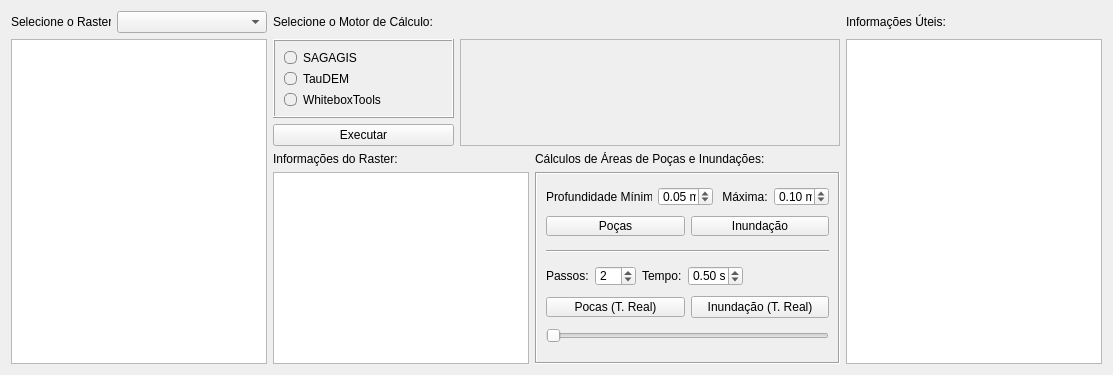
      <widget class="QWidget" name="tab">
       <attribute name="title">
        <string>REDES</string>
       </attribute>
       <layout class="QGridLayout" name="gridLayout_9">
        <item row="3" column="2">
         <widget class="QFrame" name="frame_2">
          <property name="minimumSize">
           <size>
            <width>270</width>
            <height>0</height>
           </size>
          </property>
          <property name="maximumSize">
           <size>
            <width>305</width>
            <height>16777215</height>
           </size>
          </property>
          <property name="frameShape">
           <enum>QFrame::Shape::Box</enum>
          </property>
          <property name="frameShadow">
           <enum>QFrame::Shadow::Sunken</enum>
          </property>
          <layout class="QGridLayout" name="gridLayout_4">
           <item row="0" column="0" colspan="2">
            <layout class="QGridLayout" name="gridLayout_5">
             <item row="0" column="0">
              <widget class="QLabel" name="label_5">
               <property name="maximumSize">
                <size>
                 <width>110</width>
                 <height>19</height>
                </size>
               </property>
               <property name="text">
                <string>Profundidade Mínima:</string>
               </property>
              </widget>
             </item>
             <item row="0" column="1">
              <widget class="QDoubleSpinBox" name="doubleSpinBoxMinimo">
               <property name="minimumSize">
                <size>
                 <width>0</width>
                 <height>19</height>
                </size>
               </property>
               <property name="maximumSize">
                <size>
                 <width>55</width>
                 <height>19</height>
                </size>
               </property>
               <property name="suffix">
                <string> m</string>
               </property>
               <property name="minimum">
                <double>0.000000000000000</double>
               </property>
               <property name="singleStep">
                <double>0.050000000000000</double>
               </property>
               <property name="value">
                <double>0.050000000000000</double>
               </property>
              </widget>
             </item>
             <item row="0" column="2">
              <widget class="QLabel" name="label_11">
               <property name="maximumSize">
                <size>
                 <width>105</width>
                 <height>19</height>
                </size>
               </property>
               <property name="text">
                <string> Máxima:</string>
               </property>
              </widget>
             </item>
             <item row="0" column="3">
              <widget class="QDoubleSpinBox" name="doubleSpinBoxMaximo">
               <property name="minimumSize">
                <size>
                 <width>0</width>
                 <height>19</height>
                </size>
               </property>
               <property name="maximumSize">
                <size>
                 <width>55</width>
                 <height>19</height>
                </size>
               </property>
               <property name="suffix">
                <string> m</string>
               </property>
               <property name="minimum">
                <double>0.000000000000000</double>
               </property>
               <property name="maximum">
                <double>99.989999999999995</double>
               </property>
               <property name="singleStep">
                <double>0.050000000000000</double>
               </property>
               <property name="value">
                <double>0.100000000000000</double>
               </property>
              </widget>
             </item>
            </layout>
           </item>
           <item row="1" column="0" colspan="2">
            <layout class="QGridLayout" name="gridLayout_7">
             <item row="0" column="0">
              <widget class="QPushButton" name="pushButtonPronfundidade">
               <property name="minimumSize">
                <size>
                 <width>0</width>
                 <height>20</height>
                </size>
               </property>
               <property name="maximumSize">
                <size>
                 <width>500</width>
                 <height>20</height>
                </size>
               </property>
               <property name="styleSheet">
                <string notr="true">QPushButton {
    /* Mantém o estilo original do botão */
    transition: all 0.2s ease; /* Suaviza todas as transições de estado */
}

QPushButton:hover {
    background-color: qlineargradient(spread:pad, x1:0, y1:0, x2:0, y2:1, stop:0 #80dfff, stop:1 #66c2ff); /* Gradiente suave em tons de azul malibu */
    border: 1px solid #3399ff; /* Borda azul malibu mais escura */
    border-radius: 4px; /* Cantos arredondados */
    box-shadow: 0px 4px 8px rgba(102, 194, 255, 0.8); /* Sombra azul malibu brilhante e levemente deslocada para dar profundidade */
}

QPushButton:pressed {
    background-color: qlineargradient(spread:pad, x1:0, y1:0, x2:0, y2:1, stop:0 #66c2ff, stop:1 #3399ff); /* Gradiente mais escuro para efeito pressionado */
    border: 1px solid #007acc; /* Borda azul malibu ainda mais escura */
    box-shadow: inset 0px 4px 8px rgba(102, 194, 255, 0.8); /* Sombra interna para dar a impressão de que o botão foi pressionado */
    transform: scale(0.98); /* Leve redução no tamanho para simular o pressionar */
}
</string>
               </property>
               <property name="text">
                <string>Poças</string>
               </property>
              </widget>
             </item>
             <item row="0" column="1">
              <widget class="QPushButton" name="pushButtonInundacao">
               <property name="maximumSize">
                <size>
                 <width>500</width>
                 <height>20</height>
                </size>
               </property>
               <property name="styleSheet">
                <string notr="true">/* Estado normal: mantém o estilo original definido pelo Qtdesigner */
QPushButton {
    /* Estilo original mantido */
}

/* Ao passar o mouse: aplica o efeito &quot;Windows Vista&quot; com verde, 
   onde a parte inferior apresenta um tom mais claro e iluminado */
QPushButton:hover {
    background: qlineargradient(
        spread: pad,
        x1: 0, y1: 0,
        x2: 0, y2: 1,
        stop: 0   #32cd32,   /* Parte superior: cor principal */
        stop: 0.8 #66ff66,   /* Parte intermediária */
        stop: 1   #99ff99    /* Parte inferior: tom mais claro e iluminado */
    );
    border: 1px solid #66ff66; /* Realça a borda em tom de verde intermediário */
    border-radius: 4px;         /* Garante cantos arredondados, se necessário */
    transition: all 0.2s ease;  /* Suaviza a transição do efeito */
}

/* Ao clicar: fixa o efeito com um gradiente que confere aparência &quot;pressionada&quot; */
QPushButton:pressed {
    background: qlineargradient(
        spread: pad,
        x1: 0, y1: 0,
        x2: 0, y2: 1,
        stop: 0   #32cd32,   /* Inicia com o verde principal */
        stop: 1   #2e8b57    /* Finaliza com um tom um pouco mais escuro */
    );
    border: 1px solid #228B22;  /* Borda levemente escurecida */
    transform: scale(0.98);      /* Sutil redução de escala para simular clique */
}
</string>
               </property>
               <property name="text">
                <string>Inundação</string>
               </property>
              </widget>
             </item>
            </layout>
           </item>
           <item row="2" column="0" colspan="2">
            <widget class="Line" name="line">
             <property name="maximumSize">
              <size>
               <width>300</width>
               <height>10</height>
              </size>
             </property>
             <property name="orientation">
              <enum>Qt::Orientation::Horizontal</enum>
             </property>
            </widget>
           </item>
           <item row="3" column="0" colspan="2">
            <layout class="QGridLayout" name="gridLayout_8">
             <item row="0" column="0">
              <widget class="QLabel" name="label_12">
               <property name="maximumSize">
                <size>
                 <width>60</width>
                 <height>16777215</height>
                </size>
               </property>
               <property name="text">
                <string>Passos:</string>
               </property>
              </widget>
             </item>
             <item row="0" column="3">
              <widget class="QDoubleSpinBox" name="doubleSpinBoxTempo">
               <property name="minimumSize">
                <size>
                 <width>0</width>
                 <height>20</height>
                </size>
               </property>
               <property name="maximumSize">
                <size>
                 <width>55</width>
                 <height>20</height>
                </size>
               </property>
               <property name="suffix">
                <string> s</string>
               </property>
               <property name="minimum">
                <double>0.100000000000000</double>
               </property>
               <property name="maximum">
                <double>99.989999999999995</double>
               </property>
               <property name="singleStep">
                <double>0.100000000000000</double>
               </property>
               <property name="value">
                <double>0.500000000000000</double>
               </property>
              </widget>
             </item>
             <item row="0" column="2">
              <widget class="QLabel" name="label_13">
               <property name="maximumSize">
                <size>
                 <width>60</width>
                 <height>16777215</height>
                </size>
               </property>
               <property name="text">
                <string>Tempo:</string>
               </property>
              </widget>
             </item>
             <item row="0" column="1">
              <widget class="QSpinBox" name="spinBoxPasso">
               <property name="minimumSize">
                <size>
                 <width>0</width>
                 <height>20</height>
                </size>
               </property>
               <property name="maximumSize">
                <size>
                 <width>50</width>
                 <height>20</height>
                </size>
               </property>
               <property name="minimum">
                <number>1</number>
               </property>
               <property name="value">
                <number>2</number>
               </property>
              </widget>
             </item>
             <item row="0" column="4">
              <spacer name="horizontalSpacer_5">
               <property name="orientation">
                <enum>Qt::Orientation::Horizontal</enum>
               </property>
               <property name="sizeHint" stdset="0">
                <size>
                 <width>40</width>
                 <height>20</height>
                </size>
               </property>
              </spacer>
             </item>
            </layout>
           </item>
           <item row="4" column="0">
            <widget class="QPushButton" name="pushButtonGerar">
             <property name="maximumSize">
              <size>
               <width>16777215</width>
               <height>20</height>
              </size>
             </property>
             <property name="styleSheet">
              <string notr="true">/* Estado normal: mantém o estilo original definido pelo Qtdesigner */
QPushButton {
    /* Não há alterações aqui, preserva o visual padrão */
}

/* Ao passar o mouse: aplica o efeito &quot;Windows Vista&quot; com azul padrão,
   onde a parte inferior apresenta um tom mais claro e iluminado */
QPushButton:hover {
    background: qlineargradient(
        spread: pad,
        x1: 0, y1: 0,
        x2: 0, y2: 1,
        stop: 0   #87CEFA,   /* Topo: LightSkyBlue, leve e claro */
        stop: 0.8 #1E90FF,   /* Meio: DodgerBlue, cor padrão e vibrante */
        stop: 1   #ADD8E6    /* Fundo: LightBlue, mais claro e iluminado */
    );
    border: 1px solid #1E90FF; /* Realça a borda com DodgerBlue */
    border-radius: 4px;        /* Garante cantos arredondados, se necessário */
    transition: all 0.2s ease; /* Suaviza a transição do efeito */
}

/* Ao clicar: fixa o efeito com cor sólida e aparência &quot;pressionada&quot; */
QPushButton:pressed {
    background: qlineargradient(
        spread: pad,
        x1: 0, y1: 0,
        x2: 0, y2: 1,
        stop: 0   #1E90FF,   /* Inicia com DodgerBlue */
        stop: 1   #1874CD    /* Finaliza com um tom mais escuro */
    );
    border: 1px solid #1560BD; /* Borda levemente escurecida */
    transform: scale(0.98);     /* Sutil redução de escala para simular clique */
}
</string>
             </property>
             <property name="text">
              <string>Pocas (T. Real)</string>
             </property>
            </widget>
           </item>
           <item row="4" column="1">
            <widget class="QPushButton" name="pushButtonInundacaoTreal">
             <property name="styleSheet">
              <string notr="true">/* Estado normal: mantém o estilo original definido pelo Qtdesigner */
QPushButton {
    /* Não há alterações aqui, preserva o visual padrão */
}

/* Ao passar o mouse: aplica o efeito &quot;Windows Vista&quot; com azul neon */
QPushButton:hover {
    background: qlineargradient(
        spread: pad,
        x1: 0, y1: 0,
        x2: 0, y2: 1,
        stop: 0   #00f7ff,  /* Topo levemente mais claro */
        stop: 0.8 #80f0ff,
        stop: 1   #60e0f0   /* Fundo com variação suave */
    );
    border: 1px solid #00d9ff; /* Realça a borda em azul neon */
    border-radius: 4px;         /* Garante cantos arredondados, se necessário */
    transition: all 0.2s ease;  /* Suaviza a transição do efeito */
}

/* Ao clicar: fixa o efeito com cor sólida e aparência &quot;pressionada&quot; */
QPushButton:pressed {
    background: qlineargradient(
        spread: pad,
        x1: 0, y1: 0,
        x2: 0, y2: 1,
        stop: 0   #00d9ff,  /* Gradiente para efeito pressionado */
        stop: 1   #00daf7
    );
    border: 1px solid #0099b3;  /* Borda levemente escurecida */
    transform: scale(0.98);      /* Sutil redução de escala para simular clique */
}
</string>
             </property>
             <property name="text">
              <string>Inundação (T. Real)</string>
             </property>
            </widget>
           </item>
           <item row="5" column="0" colspan="2">
            <widget class="QSlider" name="horizontalSlider">
             <property name="maximumSize">
              <size>
               <width>300</width>
               <height>15</height>
              </size>
             </property>
             <property name="orientation">
              <enum>Qt::Orientation::Horizontal</enum>
             </property>
            </widget>
           </item>
          </layout>
         </widget>
        </item>
        <item row="3" column="1">
         <widget class="QTextEdit" name="textEditMDT">
          <property name="maximumSize">
           <size>
            <width>400</width>
            <height>16777215</height>
           </size>
          </property>
         </widget>
        </item>
        <item row="1" column="3" rowspan="3">
         <widget class="QTextBrowser" name="textBrowserInfo"/>
        </item>
        <item row="1" column="0" rowspan="3">
         <widget class="QGraphicsView" name="graphicsViewRaster">
          <property name="minimumSize">
           <size>
            <width>200</width>
            <height>0</height>
           </size>
          </property>
          <property name="maximumSize">
           <size>
            <width>310</width>
            <height>1000</height>
           </size>
          </property>
         </widget>
        </item>
        <item row="0" column="0">
         <layout class="QGridLayout" name="gridLayout_6">
          <item row="0" column="0">
           <widget class="QLabel" name="label_2">
            <property name="maximumSize">
             <size>
              <width>100</width>
              <height>20</height>
             </size>
            </property>
            <property name="text">
             <string>Selecione o Raster:</string>
            </property>
           </widget>
          </item>
          <item row="0" column="1">
           <widget class="QComboBox" name="comboBoxRaster">
            <property name="minimumSize">
             <size>
              <width>100</width>
              <height>0</height>
             </size>
            </property>
           </widget>
          </item>
         </layout>
        </item>
        <item row="2" column="1">
         <widget class="QLabel" name="label_4">
          <property name="maximumSize">
           <size>
            <width>180</width>
            <height>16777215</height>
           </size>
          </property>
          <property name="text">
           <string>Informações do Raster:</string>
          </property>
         </widget>
        </item>
        <item row="2" column="2">
         <widget class="QLabel" name="label">
          <property name="text">
           <string>Cálculos de Áreas de Poças e Inundações:</string>
          </property>
         </widget>
        </item>
        <item row="0" column="3">
         <widget class="QLabel" name="label_16">
          <property name="maximumSize">
           <size>
            <width>180</width>
            <height>16777215</height>
           </size>
          </property>
          <property name="text">
           <string>Informações Úteis:</string>
          </property>
         </widget>
        </item>
        <item row="1" column="1" colspan="2">
         <layout class="QGridLayout" name="gridLayout">
          <item row="0" column="1" rowspan="2">
           <widget class="QScrollArea" name="scrollAreaAtividades">
            <property name="minimumSize">
             <size>
              <width>0</width>
              <height>0</height>
             </size>
            </property>
            <property name="maximumSize">
             <size>
              <width>380</width>
              <height>16777215</height>
             </size>
            </property>
            <property name="widgetResizable">
             <bool>true</bool>
            </property>
            <widget class="QWidget" name="scrollAreaWidgetContents">
             <property name="geometry">
              <rect>
               <x>0</x>
               <y>0</y>
               <width>378</width>
               <height>110</height>
              </rect>
             </property>
            </widget>
           </widget>
          </item>
          <item row="1" column="0">
           <widget class="QPushButton" name="pushButtonExecutar">
            <property name="maximumSize">
             <size>
              <width>340</width>
              <height>16777215</height>
             </size>
            </property>
            <property name="styleSheet">
             <string notr="true">/* Estado normal: mantém o estilo original definido pelo Qtdesigner */
QPushButton {
    /* Não há alterações aqui, preserva o visual padrão */
}

/* Ao passar o mouse: aplica o efeito &quot;Windows Vista&quot; com azul neon */
QPushButton:hover {
    background: qlineargradient(
        spread: pad,
        x1: 0, y1: 0,
        x2: 0, y2: 1,
        stop: 0   #00f7ff,  /* Topo levemente mais claro */
        stop: 0.8 #80f0ff,
        stop: 1   #60e0f0   /* Fundo com variação suave */
    );
    border: 1px solid #00d9ff; /* Realça a borda em azul neon */
    border-radius: 4px;         /* Garante cantos arredondados, se necessário */
    transition: all 0.2s ease;  /* Suaviza a transição do efeito */
}

/* Ao clicar: fixa o efeito com cor sólida e aparência &quot;pressionada&quot; */
QPushButton:pressed {
    background: qlineargradient(
        spread: pad,
        x1: 0, y1: 0,
        x2: 0, y2: 1,
        stop: 0   #00d9ff,  /* Gradiente para efeito pressionado */
        stop: 1   #00daf7
    );
    border: 1px solid #0099b3;  /* Borda levemente escurecida */
    transform: scale(0.98);      /* Sutil redução de escala para simular clique */
}
</string>
            </property>
            <property name="text">
             <string>Executar</string>
            </property>
           </widget>
          </item>
          <item row="0" column="0">
           <widget class="QFrame" name="frame">
            <property name="minimumSize">
             <size>
              <width>0</width>
              <height>0</height>
             </size>
            </property>
            <property name="maximumSize">
             <size>
              <width>16777215</width>
              <height>16777215</height>
             </size>
            </property>
            <property name="frameShape">
             <enum>QFrame::Shape::Box</enum>
            </property>
            <property name="frameShadow">
             <enum>QFrame::Shadow::Raised</enum>
            </property>
            <layout class="QGridLayout" name="gridLayout_11">
             <item row="0" column="0">
              <widget class="QRadioButton" name="radioButtonSAGA">
               <property name="styleSheet">
                <string notr="true">QRadioButton::indicator {
    width: 11px;
    height: 11px;
    border-radius: 5px; /* Aproximação de circular */
    background-color: transparent;
    border: 1px solid #8a8a8a;
    transition: all 0.2s ease;
}

QRadioButton::indicator:hover {
    background-color: #cce6ff; /* Azul bem claro ao passar o mouse */
    border: 1px solid #8a8a8a;
    border-radius: 5px;
}

QRadioButton::indicator:checked {
    width: 11px;
    height: 11px;
    background-color: #007BFF; /* Azul vibrante */
    border: 1px solid #004080; /* Azul escuro para contraste */
    border-radius: 5px;
    box-shadow: inset 0px 4px 8px rgba(0, 0, 0, 0.5); /* Efeito 3D interno */
}
</string>
               </property>
               <property name="text">
                <string>SAGAGIS</string>
               </property>
               <property name="checkable">
                <bool>true</bool>
               </property>
               <property name="checked">
                <bool>false</bool>
               </property>
              </widget>
             </item>
             <item row="1" column="0">
              <widget class="QRadioButton" name="radioButtonTauDem">
               <property name="toolTip">
                <string>&lt;html&gt;&lt;head/&gt;&lt;body&gt;&lt;p&gt;O tenha apenas instalado&lt;/p&gt;&lt;/body&gt;&lt;/html&gt;</string>
               </property>
               <property name="styleSheet">
                <string notr="true">QRadioButton::indicator {
    width: 11px;
    height: 11px;
    border-radius: 5px; /* Aproximação de circular */
    background-color: transparent;
    border: 1px solid #8a8a8a;
    transition: all 0.2s ease;
}

QRadioButton::indicator:hover {
    background-color: #ffcccc; /* Vermelho bem claro ao passar o mouse */
    border: 1px solid #8a8a8a;
    border-radius: 5px;
}

QRadioButton::indicator:checked {
    width: 11px;
    height: 11px;
    background-color: #FF0000; /* Vermelho vibrante */
    border: 1px solid #8B0000; /* Vermelho escuro para contraste */
    border-radius: 5px;
    box-shadow: inset 0px 4px 8px rgba(0, 0, 0, 0.5); /* Efeito 3D interno */
}
</string>
               </property>
               <property name="text">
                <string>TauDEM</string>
               </property>
               <property name="checked">
                <bool>false</bool>
               </property>
              </widget>
             </item>
             <item row="2" column="0">
              <widget class="QRadioButton" name="radioButtonTools">
               <property name="toolTip">
                <string>&lt;html&gt;&lt;head/&gt;&lt;body&gt;&lt;p&gt;Veja se está instalado na Caixa de Ferramentas&lt;/p&gt;&lt;/body&gt;&lt;/html&gt;</string>
               </property>
               <property name="styleSheet">
                <string notr="true">QRadioButton::indicator {
    width: 11px;  
    height: 11px;
    border-radius: 5px; /* Circular, pois metade de 11 é aproximadamente 5 */
    background-color: transparent;
    border: 1px solid #8a8a8a;
    transition: all 0.2s ease;
}

QRadioButton::indicator:hover {
    background-color: #aaff7f;
    border: 1px solid #8a8a8a;
    border-radius: 5px;
}

QRadioButton::indicator:checked {
    width: 11px;  
    height: 11px;
    background-color: #00ff00;
    border: 1px solid #65964b;
    border-radius: 5px;
    box-shadow: inset 0px 4px 8px rgba(255, 0, 0, 0.5);
}
</string>
               </property>
               <property name="text">
                <string>WhiteboxTools</string>
               </property>
              </widget>
             </item>
            </layout>
           </widget>
          </item>
         </layout>
        </item>
        <item row="0" column="1">
         <widget class="QLabel" name="label_3">
          <property name="maximumSize">
           <size>
            <width>180</width>
            <height>16777215</height>
           </size>
          </property>
          <property name="text">
           <string>Selecione o Motor de Cálculo:</string>
          </property>
         </widget>
        </item>
       </layout>
      </widget>
